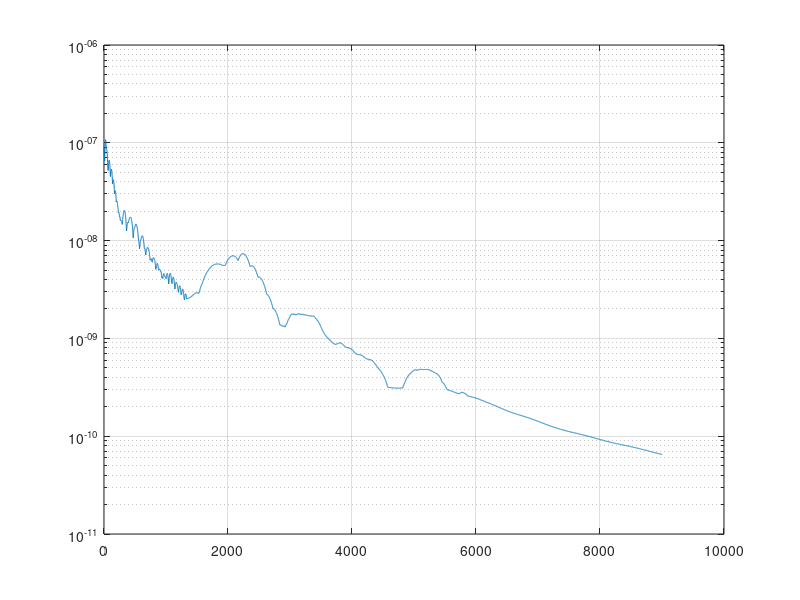
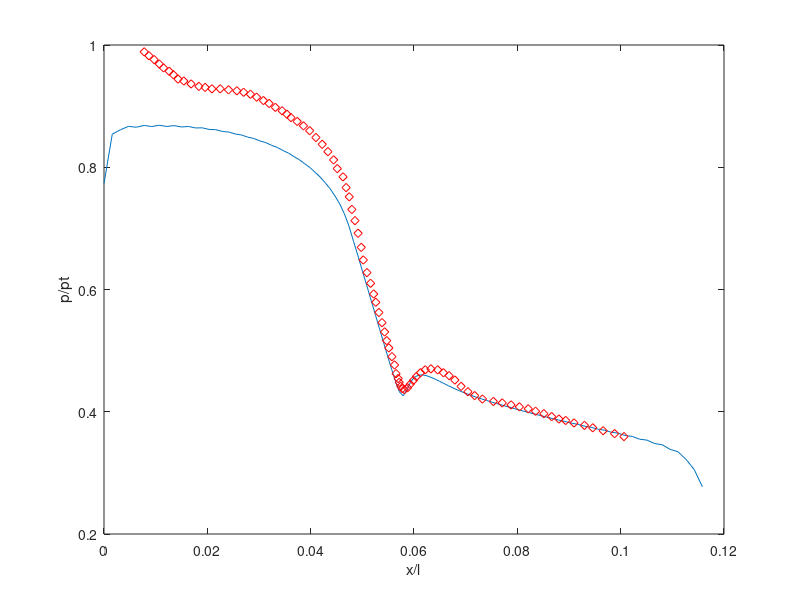

Recreate these plots in MATLAB, in order.
clc
close all

listing = dir("/home/alex/Dropbox/CC298/proj01/data/");

% x = load("xgrid_ni21nj12.dat");
% y = load("ygrid_ni21nj12.dat");

x = load("xgrid_ni105nj12.dat");
y = load("ygrid_ni105nj12.dat");

res = load("residual.dat");

p = load("p.dat");
pref1 = csvread("pressure_martins_azevedo.csv");
pref1(:,1) = pref1(:,1) + abs(pref1(1,1));

pref2 = csvread("pressure_maciel.csv");

ft_to_m = 0.3048;
pref2(:,1) = pref2(:,1).*ft_to_m;

nmax = 60;
xref = linspace(0,max(x(:,1)),nmax);

figure
title("Residual")
semilogy(res(:,1),res(:,2))
grid on

figure
title("Wall Pressure")
plot(x(:,1),p(:,1),pref2(:,1),pref2(:,2),"dr")
xlabel("x/l")
ylabel("p/pt")

